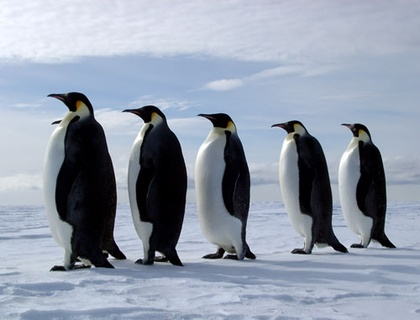
%> input picture penguins.jpg, 420 x 320 px, shrunk from 500 x 381 before the run
$ octave roboticstakehome.m   (GNU Octave 9; MATLAB toolbox functions it lacks are replaced by stand-ins)
%> lines starting %> are read from the running program, lines starting %| are printed output that depends on the picture; in (x1, y1, x2, y2) boxes, pixels count from 0 and x2, y2 are one past the last pixel; in counts of white or black regions, pixels touching at a corner belong together; the program's own positions count from 1
### calvthresh.m
function imbw = calvthresh(imgr,thresh)
imsz = size(imgr);
imht = imsz(1);
imwd = imsz(2);
for i = 1:imht
    for j = 1:imwd
        if imgr(i,j) < thresh
            imbw(i,j) = 255;
        else
            imbw(i,j) = 0;
        end
    end
end
end

### calvseg.m
function imseg = calvseg(imbw)
imsz = size(imbw);
imht = imsz(1);
imwd = imsz(2);
x = 0;
imseg = zeros(imht,imwd);
for i = 1:imht
    for j = 1:imwd
        if imbw(i,j) == 255
            x = x + 1;
            imseg(i,j) = x;
        end
    end
end

end

### segim2.m
function [ imseg2 ] = segim2( imseg )
imsz = size(imseg);
imht = imsz(1);
imwd = imsz(2);
imseg2 = imseg;
%set neighboring pixel values to lowest from top left to bottom right
for i = 2:(imht-1)
    for j = 2:(imwd-1)

       if imseg2(i,j)>0
        neighbors = [imseg2(i,j-1),imseg2(i+1,j),imseg2(i,j+1),imseg2(i-1,j)];
        for k=1:4
           if neighbors(k)==0;
            neighbors(k)=max(neighbors(:));
           end
        end
        newlabel=min(neighbors);
        if imseg2(i,j)>newlabel
            imseg2(i,j)=newlabel;

        end
       end

    end
end
%set neighboring pixel values to lowest from bottom right to top left
for i = (imht-1):-1:2
    for j = (imwd-1):-1:2
       if imseg2(i,j)>0
        neighbors = [imseg2(i,j-1),imseg2(i+1,j),imseg2(i,j+1),imseg2(i-1,j)];
        for k=1:4
           if neighbors(k)==0;
            neighbors(k)=max(neighbors(:));
           end
        end
        newlabel=min(neighbors);
        if imseg2(i,j)>newlabel
            imseg2(i,j)=newlabel;
        end
       end

    end
end

%set neighboring pixel values to lowest from top right to bottom left to
%clean up lower left corners of penguins
for i = 2:(imht-1)
    for j = (imwd-1):-1:2
       if imseg2(i,j)>0
        neighbors = [imseg2(i,j-1),imseg2(i+1,j),imseg2(i,j+1),imseg2(i-1,j)];
        for k=1:4
           if neighbors(k)==0;
            neighbors(k)=max(neighbors(:));
           end
        end
        newlabel=min(neighbors);
        if imseg2(i,j)>newlabel
            imseg2(i,j)=newlabel;
        end
       end

    end
end
end

### relabel.m
function[imseg3]=relabel(imseg2)
labels=unique(imseg2);
imsz = size(imseg2);
imht = imsz(1);
imwd = imsz(2);
imseg3 = imseg2;
for i = 1:imht
    for j = 1:imwd
        for x=2:size(labels)
            if (imseg3(i,j)==labels(x))
                imseg3(i,j)=x-1;
            end
        end
    end
end
end

### getallseginfo.m
function[segpars]=getallseginfo(img)
labels=unique(img);
for i=2:size(labels);
     [label,area,cx,cy,orientation] = segmentparams(img,labels(i));
     segpars(i-1,:)= [label,area,cx,cy,orientation];
end
end

### getmoment.m
function [ moment ] = getmoment( img,label,p,q )
imsz = size(img);
imht = imsz(1);
imwd = imsz(2);
moment = 0;
for i = 1:imht
    for j = 1:imwd
       if img(i,j) == label
           moment = moment + j.^p*i.^q;
       end
    end
end
end

### segmentparams.m
function [ label,area,cx,cy,orientation] = segmentparams( img,label )
area=getmoment(img,label,0,0);
cx = getmoment(img,label,1,0)/area;
cy = getmoment(img,label,0,1)/area;
c20=centmoment(img,label,cx,cy,2,0);
c11=centmoment(img,label,cx,cy,1,1);
c02=centmoment(img,label,cx,cy,0,2);
orientation = rad2deg(.5*atan2(2.*c11,(c20-c02)));
end

### centmoment.m
function [ centralmoment ] = centmoment(img,label,cx,cy,p,q)
imsz = size(img);
imht = imsz(1);
imwd = imsz(2);
moment = 0;
for i = 1:imht
    for j = 1:imwd
       if img(i,j) == label
           centralmoment = (j - cx).^p.*(i-cy).^q;
       end
    end
end
end

### roboticstakehome.m
%Calvin and Keene Robotics Takehome

%% Open the color images and convert to grayscale
clear all
cpens=imread('penguins.jpg'); %read in a file, convert to matlab matrices
%> cpens is the input picture: size 320x420x3 uint8; mean R, G, B 145.8, 155.3, 170.7
gpens=rgb2gray(cpens); %converts from color to grayscale
imshow(cpens) %displays the image in a window
figure
imshow(gpens)
%% Do some filtering
G = fspecial('gaussian',[10 10],2); %create 10x10 gaussian blur kernel
blurpens= imfilter(gpens,G,'same'); %filters image with gaussian blur(best to use before threhsolding
imshow(blurpens)
%% Threshold the image
threshpens = calvthresh(blurpens,120);
%> after the loop in calvthresh, `for i = 1:imht`:
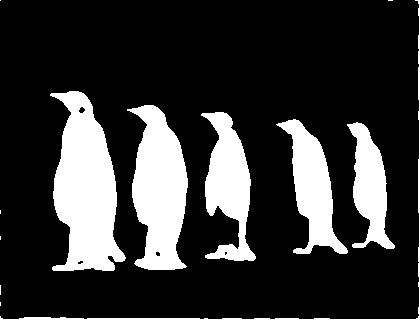
%> imbw: size 320x420 double; 20.8% white; 12 white regions (6 under 20 px), largest, box (x1, y1, x2, y2) and area: (50, 91, 126, 271) 8548, (127, 105, 188, 270) 6697, (201, 112, 256, 261) 4326, (276, 119, 348, 254) 4028, (347, 122, 395, 249) 3089, (0, 0, 420, 320) 1219
%display the thresholded image
figure
imshow(threshpens)
%% Morphological filtering
se = strel('square',6); %creates a 8x8 kernel for morph. filtering
erodedpens = imerode(threshpens,se); %erodes image (best to use afterthresholding)
%> erodedpens: size 320x420 double; 15% white; 8 white regions (2 under 20 px), largest, box (x1, y1, x2, y2) and area: (55, 93, 122, 268) 6876, (134, 107, 185, 267) 5352, (207, 114, 252, 258) 2940, (284, 122, 344, 251) 2897, (352, 125, 390, 246) 2102, (26, 319, 48, 320) 22
dilatedpens = imdilate(erodedpens,se); %dilates image (best to use afterthresholding)
%> dilatedpens: size 320x420 double; 19.6% white; 8 white regions (1 under 20 px), largest, box (x1, y1, x2, y2) and area: (53, 91, 125, 271) 8496, (132, 105, 188, 270) 6657, (205, 112, 255, 261) 4245
%displays the image. imscale(dilatedpens) will beuseful if you have images with pixel values outside the standard range, suchas very large numbers after your semgmentation labeling.
medpens= medfilt2(dilatedpens, [10 10]); %median filters image (best to use afterthresholding
imshow(medpens)
%imsave %saves the current image
%% Segmentation
%assign a unique value to each white pixel in the image
seg1 = calvseg(medpens);
%> after the loop in calvseg, `for i = 1:imht`:
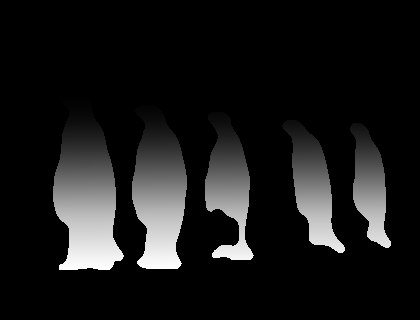
%> imseg: size 320x420 double; min 0, max 25952, mean 2505.7; drawn with min black and max white
%> after the loop in calvseg, `for i = 1:imht`: x = 25952
%% should appear as gradiated thresholded image as pixel label value increases
figure
imagesc(seg1)
%segment the image, each segment has a unique value
seg2 = segim2(seg1);
%> after the loop in segim2, `for i = 2:(imht-1)`:
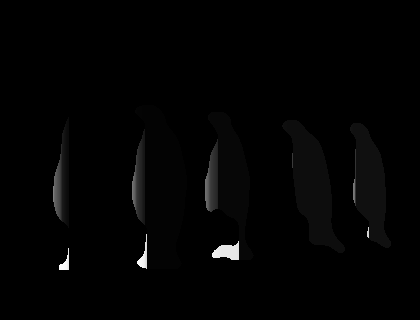
%> imseg2: size 320x420 double; 19.23% of pixels changed, all inside (x1, y1, x2, y2) = (53, 91, 391, 270); drawn with min black and max white
%> after the loop in segim2, `for i = 2:(imht-1)`: neighbors = [1 1 1 1]; newlabel = 1
%> after the loop in segim2, `for i = (imht-1):-1:2`:
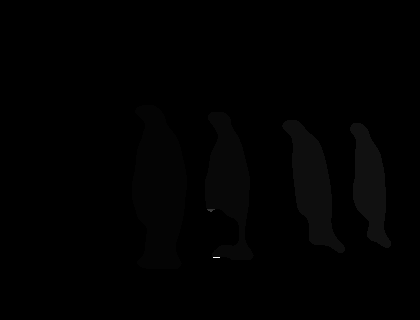
%> imseg2: size 320x420 double; 2.68% of pixels changed, all inside (x1, y1, x2, y2) = (53, 92, 369, 270); drawn with min black and max white
%> after the loop in segim2, `for i = 2:(imht-1)`:
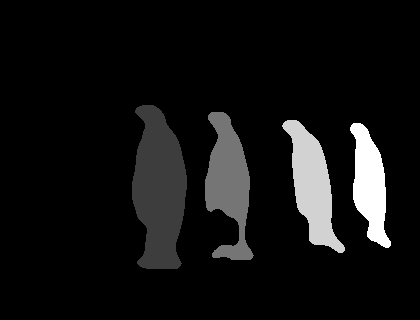
%> imseg2: size 320x420 double; 0.02% of pixels changed, all inside (x1, y1, x2, y2) = (207, 209, 220, 258); drawn with min black and max white
%% show the segments in grayscale
figure
imagesc(seg2)
%relabel the segments so they have a logical order that is sequential
seg3=relabel(seg2);
%> in relabel, `labels=unique(imseg2);`: labels = [0; 1; 390; 738; 1326; 1608]
%> after the loop in relabel, `for i = 1:imht`:
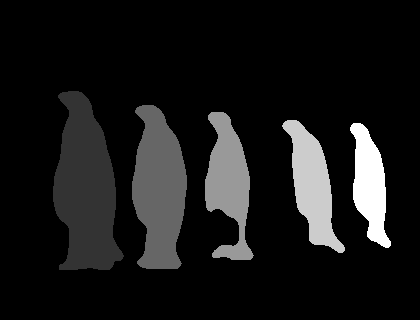
%> imseg3: size 320x420 double; 13.01% of pixels changed, all inside (x1, y1, x2, y2) = (132, 105, 391, 269); drawn with min black and max white
%% display the final segmented image
figure
imagesc(seg3)
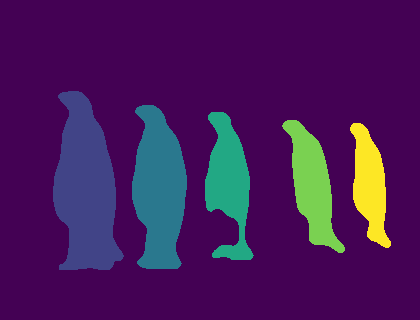
%> displayed picture: size 320x420x3, on the screen's scale of 0 to 255; mean R, G, B 71, 27.1, 90.4
%%
%calculate the segment parameters
segpars=getallseginfo(seg3);
%> in getallseginfo, `labels=unique(img);`: labels = [0; 1; 2; 3; 4; 5]
%> the loop in getallseginfo, `for i=2:size(labels);` made 5 passes
%> (area, cx, cy, c20 in segmentparams, c11 in segmentparams, c02 in segmentparams, orientation) on passes 1 to 5: (8470, 86.35, 189.6, 559.2, 1900.3, 6458.1, 73.6), (6592, 159.8, 190.4, 329.5, 1426.7, 6178.7, 77), (4161, 229.3, 184.7, 470.7, 1634.7, 5677.1, 73.94), (3811, 313, 186.2, 897.7, 2002.4, 4466.8, 65.85), (2918, 370.5, 185.3, 342.3, 1159.7, 3928.8, 73.55)
%> after the loop in getallseginfo, `for i=2:size(labels);`: segpars = [1 8470 86.35 189.6 73.6; 2 6592 159.8 190.4 77; 3 4161 229.3 184.7 73.94; 4 3811 313 186.2 65.85; 5 2918 370.5 185.3 73.55]
%put them in column form for putting in a table
penguin=segpars(:,1);
%> penguin = [1; 2; 3; 4; 5]
area = segpars(:,2);
%> area = [8470; 6592; 4161; 3811; 2918]
cx = segpars(:,3);
%> cx = [86.35; 159.8; 229.3; 313; 370.5]
cy = segpars(:,4);
%> cy = [189.6; 190.4; 184.7; 186.2; 185.3]
orientation = segpars(:,5);
%> orientation = [73.6; 77; 73.94; 65.85; 73.55]
table(penguin,area,cx,cy,orientation)
%> ans = 5 items; penguin, area, cx, cy and orientation: 1 8470 86.35 189.6 73.6, 2 6592 159.8 190.4 77, 3 4161 229.3 184.7 73.94, 4 3811 313 186.2 65.85, 5 2918 370.5 185.3 73.55
